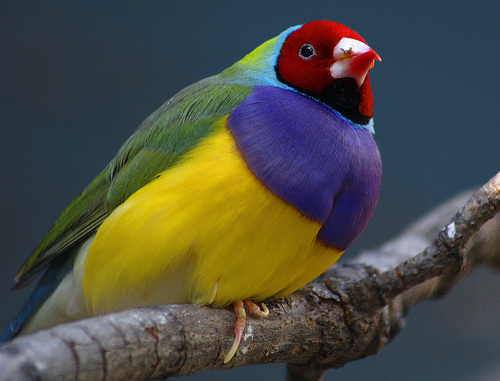
#> input picture 15_mini_project/Python/MiniProject/bird_small.jpg, 500 x 381 px, found by its file name
$ python MNP5_Histogram_RGB.py
#> lines starting #> are read from the running program, lines starting #| are printed output that depends on the picture
import cv2
import numpy as np
import matplotlib.pyplot as plt
from PIL import Image

file_hinh =r"MiniProject\bird_small.jpg"

original_img= cv2.imread(file_hinh)
#> original_img is the input picture: shape (381, 500, 3); mean B, G, R 67, 76.7, 76

# open by PIL
img = Image.open(file_hinh)
# convert image -> Grayscale


def calc_histogram (img):
    histogram = np.zeros((256,3))
    height = img.size[1]
    width = img.size[0]
    for x in range(width):
        for y in range(height):
            R,G,B = img.getpixel((x,y))
            histogram[R,2]+=1
            histogram[G,1]+=1
            histogram[B,0]+=1

    return histogram

def draw_histogram(data):
    W=5
    H=4
    plt.figure('Histogram_chart', figsize=(((W,H))), dpi=150)
    trucX = np.zeros(256)
    trucX=np.linspace(0,256,256)
    plt.plot(trucX, data, color='orange')
    plt.suptitle("Histogram Chart")
    plt.xlabel('pixel')
    plt.ylabel('số pixel giống nhau')
    plt.show()

# chuyen hinh anh tu PIL ve OPENCV de hien thi


# hien thi anh
cv2.imshow("HINH GOC", original_img)


#goi cac ham con

data =calc_histogram(img)
#> after the loop in calc_histogram, `for x in range(width):`: histogram = 256 rows, first 8: [1760, 437, 31], [1018, 327, 24], [1434, 434, 39], [1983, 492, 59], [2521, 552, 98], [3023, 525, 139], [2917, 473, 143], [2683, 419, 148]
#> data has the same summary as histogram in calc_histogram
draw_histogram(data)
#> in draw_histogram, `plt.show()`:
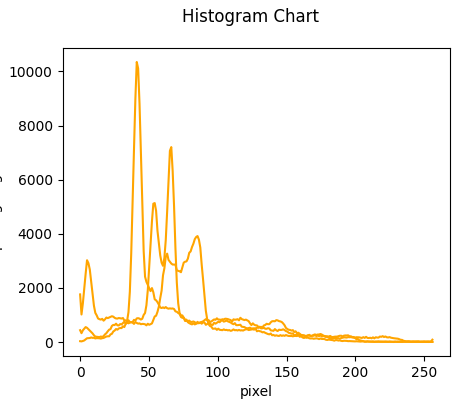
#> figure drawn by matplotlib, 1 panel; curve peaks at x = 85.33, y = 3917; curve peaks at x = 66.26, y = 7205; curve peaks at x = 41.16, y = 10350

# cv2.imshow("Grayscale", lightness_img(img))
cv2.waitKey(0)
cv2.destroyAllWindows()

$ run again, with 15_mini_project/Python/MiniProject/my_img.jpg copied over 15_mini_project/Python/MiniProject/bird_small.jpg
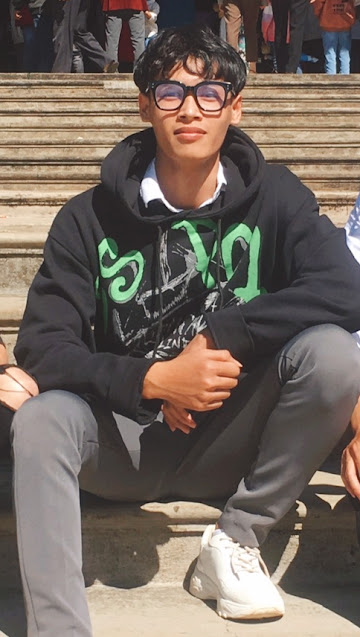
#> input picture 15_mini_project/Python/MiniProject/my_img.jpg, 360 x 637 px, found by its file name
#> original_img is the input picture: shape (637, 360, 3); mean B, G, R 94.4, 103.1, 115.3
#> after the loop in calc_histogram, `for x in range(width):`: histogram = 256 rows, first 8: [8, 1, 0], [1, 0, 1], [1, 1, 1], [5, 0, 0], [3, 1, 0], [8, 3, 2], [12, 1, 3], [5, 2, 2]
#> data has the same summary as histogram in calc_histogram
#> in draw_histogram, `plt.show()`:
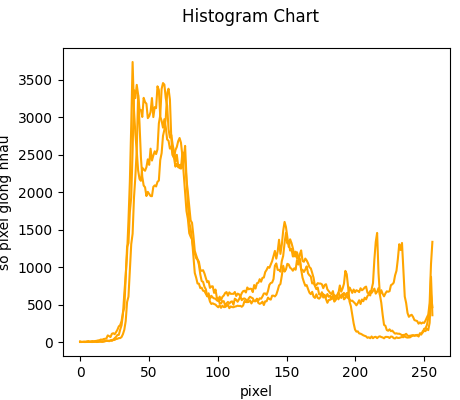
#> figure drawn by matplotlib, 1 panel; curve peaks at x = 41.16, y = 3430; curve peaks at x = 38.15, y = 3735; curve peaks at x = 64.25, y = 3379
